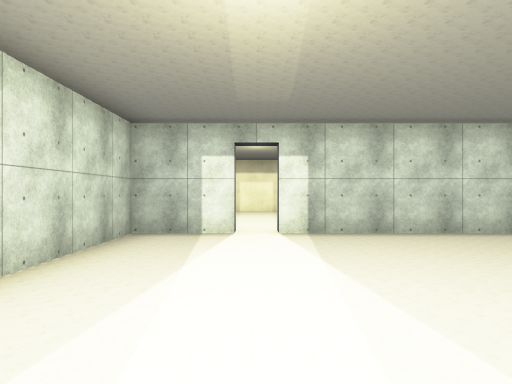
View 1 (above)

14 first-person views from a walk through a scene from a Unity 3-D project. The camera is 1.5 m above the floor, looks level and sees 70° across. The floor is counted in squares, 2 m on a side. Each view is taken from the middle of a square. On the plan, view 1 faces up. The plan holds only what a view shows up to about 11 squares ahead; the rest is blank. The place goes on beyond the plan. The player is left out. Some surface patterns are stand-ins.

View 2
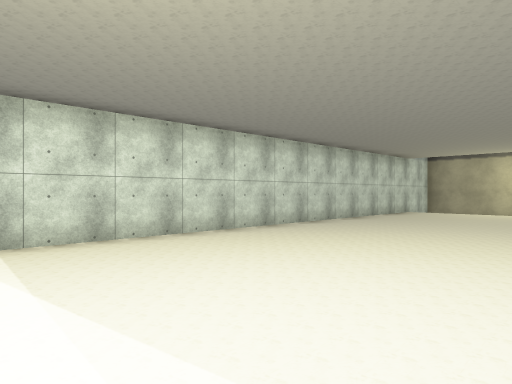

View 3
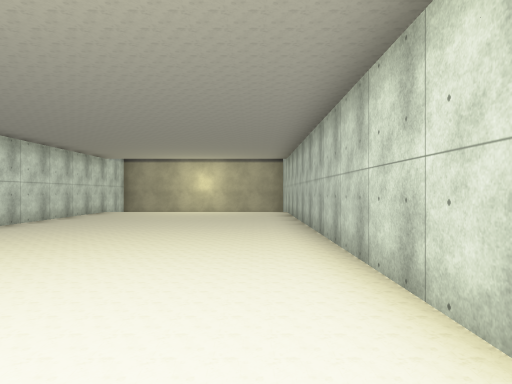

View 4
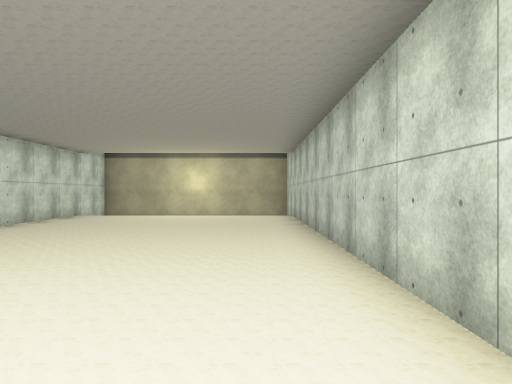

View 5
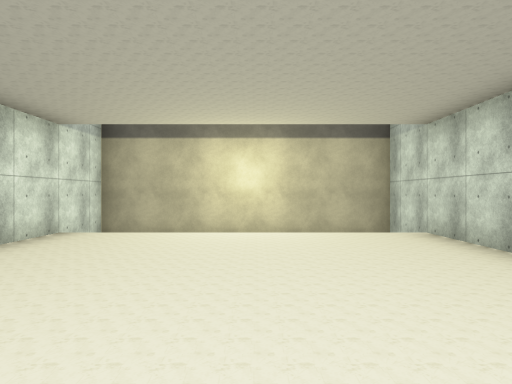

View 6
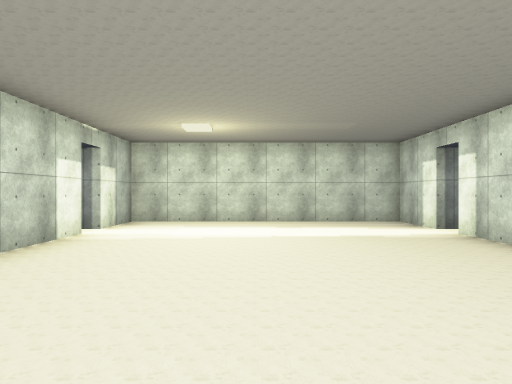

View 7
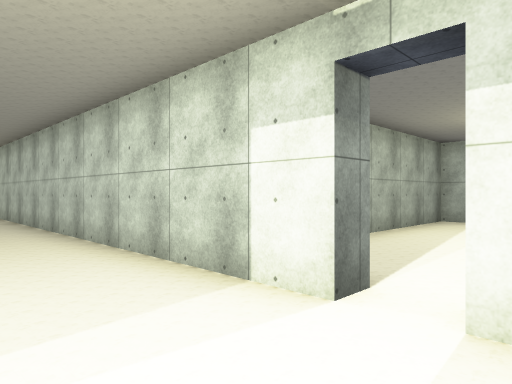

View 8
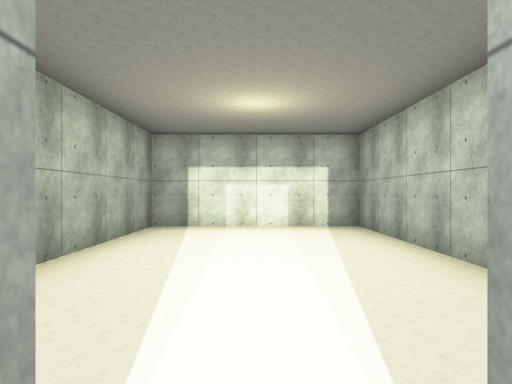

View 9
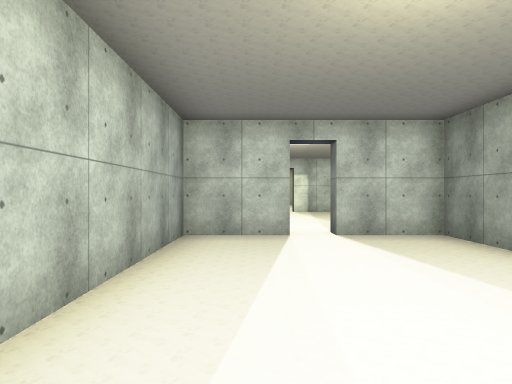

View 10
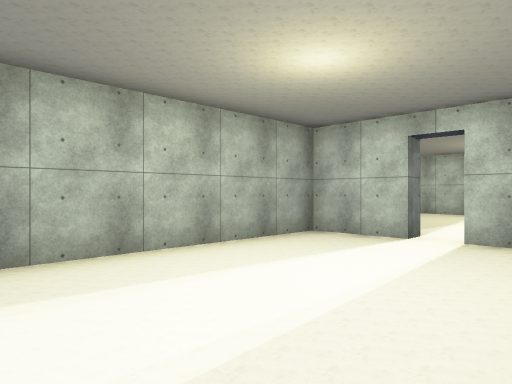

View 11
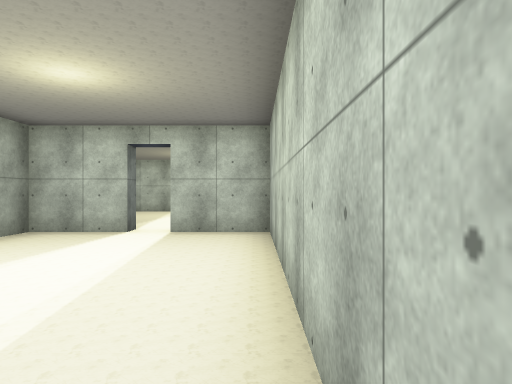

View 12
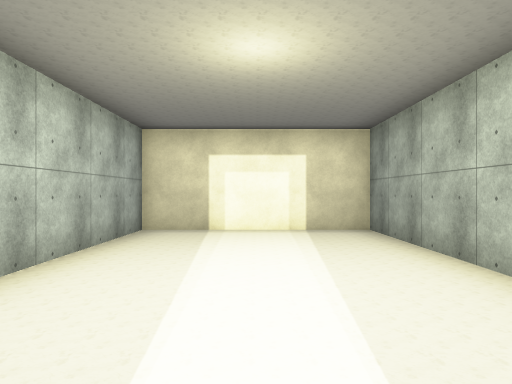

View 13
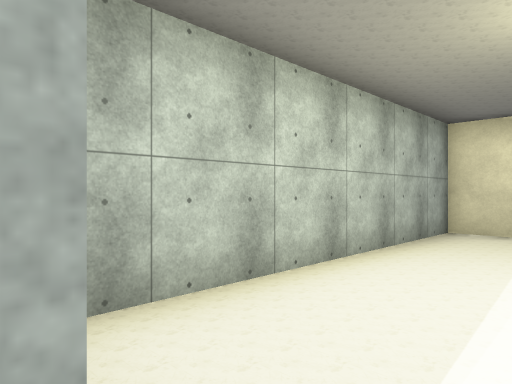

View 14
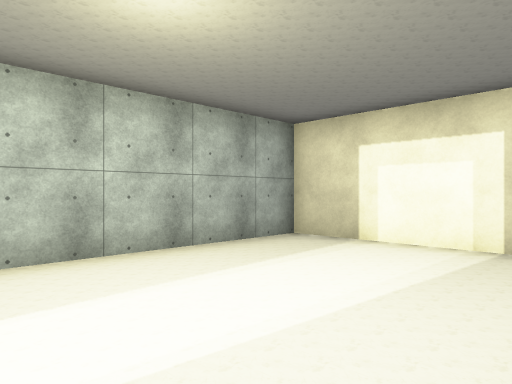

### Floor plan
Key: @ floor where view 1 was taken; # wall or solid block; . floor; v drop or lower ground.
Columns run from 3 left of view 1 to 16 right of it. Each row starts with its distance up from view 1.
 15 #######
 14 #.....#
 13 #.....#
 12 #.....#
 11 #.....#
 10 #.....#
  9 #.....#
  8 #.....#
  7 ###.################
  6 #................v #
  5 #................v #
  4 #................v #
  3 #................v #
  2 #................v #
  1 #................v #
  0 ###@###..........###
 -1 #.....############
 -2 #.....#
 -3 #.....#
 -4 #.....#
 -5 #.....#
 -6 #.....#
 -7 #.....#
 -8 #######

Positions as (right, up) in squares from view 1, and headings:
1: (0, 0), facing up
2: (0, 1), facing up-right
3: (0, 1), facing right
4: (2, 1), facing right
5: (7, 3), facing right
6: (7, 3), facing left
7: (-1, 2), facing down-right
8: (0, 0), facing down
9: (-1, -7), facing up
10: (-2, 13), facing down-right
11: (-2, 14), facing down
12: (0, 7), facing up
13: (0, 7), facing up-left
14: (2, 9), facing up-left
